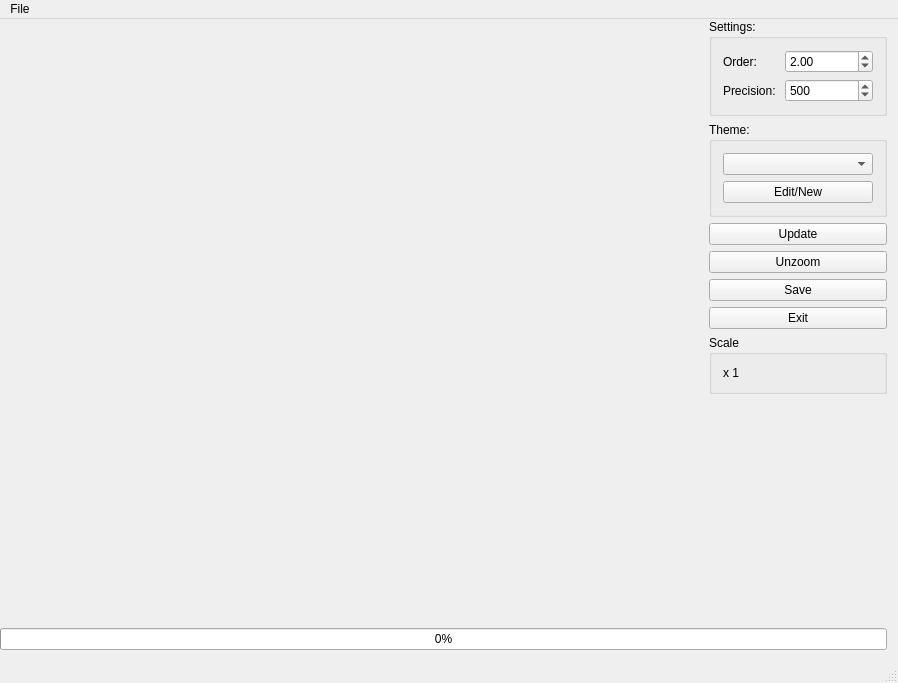
<?xml version="1.0" encoding="UTF-8"?>
<ui version="4.0">
 <class>MainWindow</class>
 <widget class="QMainWindow" name="MainWindow">
  <property name="geometry">
   <rect>
    <x>0</x>
    <y>0</y>
    <width>898</width>
    <height>683</height>
   </rect>
  </property>
  <property name="windowTitle">
   <string>MainWindow</string>
  </property>
  <widget class="QWidget" name="centralWidget">
   <layout class="QGridLayout" name="gridLayout">
    <property name="leftMargin">
     <number>0</number>
    </property>
    <property name="topMargin">
     <number>0</number>
    </property>
    <item row="4" column="1">
     <widget class="QPushButton" name="unzoomButton">
      <property name="text">
       <string>Unzoom</string>
      </property>
     </widget>
    </item>
    <item row="8" column="1">
     <spacer name="verticalSpacer">
      <property name="orientation">
       <enum>Qt::Vertical</enum>
      </property>
      <property name="sizeHint" stdset="0">
       <size>
        <width>20</width>
        <height>43</height>
       </size>
      </property>
     </spacer>
    </item>
    <item row="6" column="1">
     <widget class="QPushButton" name="exitButton">
      <property name="text">
       <string>Exit</string>
      </property>
     </widget>
    </item>
    <item row="7" column="1">
     <widget class="QGroupBox" name="groupBox_3">
      <property name="title">
       <string>Scale</string>
      </property>
      <layout class="QVBoxLayout" name="verticalLayout_3">
       <item>
        <widget class="QLabel" name="scaleLabel">
         <property name="text">
          <string>x 1</string>
         </property>
        </widget>
       </item>
      </layout>
     </widget>
    </item>
    <item row="0" column="1" rowspan="2">
     <widget class="QGroupBox" name="groupBox">
      <property name="title">
       <string>Settings:</string>
      </property>
      <layout class="QGridLayout" name="gridLayout_3">
       <item row="0" column="0">
        <widget class="QLabel" name="label">
         <property name="sizePolicy">
          <sizepolicy hsizetype="Maximum" vsizetype="Preferred">
           <horstretch>0</horstretch>
           <verstretch>0</verstretch>
          </sizepolicy>
         </property>
         <property name="text">
          <string>Order: </string>
         </property>
        </widget>
       </item>
       <item row="1" column="1">
        <widget class="QSpinBox" name="precisionSpinBox">
         <property name="accelerated">
          <bool>true</bool>
         </property>
         <property name="minimum">
          <number>1</number>
         </property>
         <property name="maximum">
          <number>1000000</number>
         </property>
         <property name="singleStep">
          <number>100</number>
         </property>
         <property name="value">
          <number>500</number>
         </property>
        </widget>
       </item>
       <item row="1" column="0">
        <widget class="QLabel" name="label_2">
         <property name="text">
          <string>Precision: </string>
         </property>
        </widget>
       </item>
       <item row="0" column="1">
        <widget class="QDoubleSpinBox" name="orderSpinBox">
         <property name="value">
          <double>2.000000000000000</double>
         </property>
        </widget>
       </item>
      </layout>
     </widget>
    </item>
    <item row="2" column="1">
     <widget class="QGroupBox" name="groupBox_2">
      <property name="title">
       <string>Theme:</string>
      </property>
      <layout class="QVBoxLayout" name="verticalLayout">
       <item>
        <widget class="QComboBox" name="themeCombo">
         <property name="minimumSize">
          <size>
           <width>150</width>
           <height>0</height>
          </size>
         </property>
        </widget>
       </item>
       <item>
        <widget class="QPushButton" name="editThemeButton">
         <property name="text">
          <string>Edit/New</string>
         </property>
        </widget>
       </item>
      </layout>
     </widget>
    </item>
    <item row="3" column="1">
     <widget class="QPushButton" name="updateButton">
      <property name="text">
       <string>Update</string>
      </property>
     </widget>
    </item>
    <item row="9" column="0" colspan="2">
     <widget class="QProgressBar" name="progressBar">
      <property name="value">
       <number>0</number>
      </property>
     </widget>
    </item>
    <item row="5" column="1">
     <widget class="QPushButton" name="saveButton">
      <property name="text">
       <string>Save</string>
      </property>
     </widget>
    </item>
    <item row="0" column="0" rowspan="9">
     <widget class="MandelbrotView" name="mandelbrotView" native="true">
      <property name="sizePolicy">
       <sizepolicy hsizetype="Expanding" vsizetype="Preferred">
        <horstretch>0</horstretch>
        <verstretch>0</verstretch>
       </sizepolicy>
      </property>
     </widget>
    </item>
   </layout>
  </widget>
  <widget class="QMenuBar" name="menuBar">
   <property name="geometry">
    <rect>
     <x>0</x>
     <y>0</y>
     <width>898</width>
     <height>22</height>
    </rect>
   </property>
   <widget class="QMenu" name="menuFile">
    <property name="title">
     <string>File</string>
    </property>
    <addaction name="actionSave"/>
    <addaction name="separator"/>
    <addaction name="actionExit"/>
   </widget>
   <addaction name="menuFile"/>
  </widget>
  <widget class="QStatusBar" name="statusBar"/>
  <action name="actionSave">
   <property name="text">
    <string>Save</string>
   </property>
  </action>
  <action name="actionExit">
   <property name="text">
    <string>Exit</string>
   </property>
  </action>
 </widget>
 <layoutdefault spacing="6" margin="11"/>
 <customwidgets>
  <customwidget>
   <class>MandelbrotView</class>
   <extends>QWidget</extends>
   <header>mandelbrotview.h</header>
   <container>1</container>
  </customwidget>
 </customwidgets>
 <resources/>
 <connections/>
</ui>
